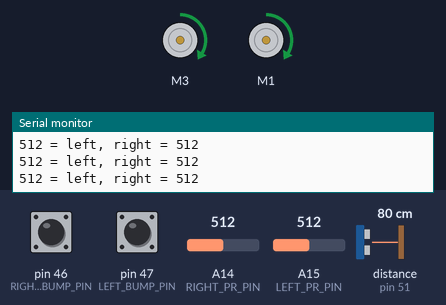
A sketch run on a simulated Arduino Mega 2560, built with avr-gcc and run on an emulated ATmega2560. Parts: 2 × DC motor (green arrow = forward, orange = backward, longer = faster), the last lines printed to the serial monitor. The inputs (shaded band) are chosen by the test bench; at power-on: distance to the obstacle (sensor on pin 51) 80 cm, pin 46 (RIGHT_BUMP_PIN) HIGH, pin 47 (LEFT_BUMP_PIN) HIGH, A14 (RIGHT_PR_PIN) = 512, A15 (LEFT_PR_PIN) = 512. The echo pulse lasts 58.3 µs per cm.

Above: at 3.2 s.
3.3 s: distance to the obstacle (sensor on pin 51) set to 28 cm
6.3 s: distance to the obstacle (sensor on pin 51) set to 24 cm
At 7.4 s:
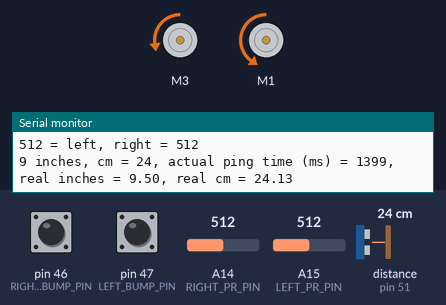
9.3 s: pin 46 (RIGHT_BUMP_PIN) pulled LOW for 1 s
At 9.7 s:
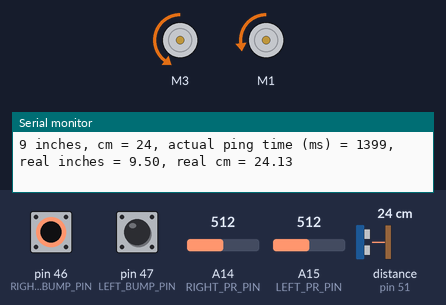
12.3 s: pin 46 (RIGHT_BUMP_PIN) pulled LOW for 3.2 s
17.0 s: pin 47 (LEFT_BUMP_PIN) pulled LOW for 1 s
21.0 s: distance to the obstacle (sensor on pin 51) set to 35 cm
Timing chart, 0 to 23.8 s (numbered marks = the images above; inputs shaded):
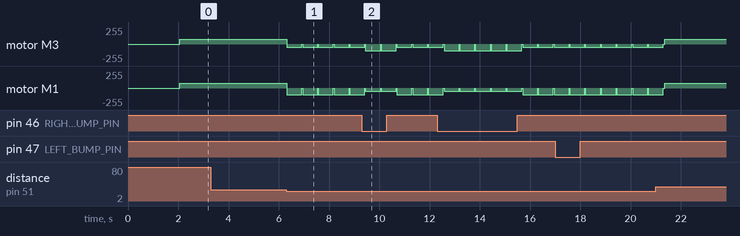

Measured:
- the behaviour switches between 26 and 25 cm on distance to the obstacle (sensor on pin 51) (found by bisection; images 0 and 1)
- after the input at 6.3 s, motor M3: alternates backward 50/255 for 0.60 s and stopped for 0.03 s, starting at once; motor M1: alternates backward 100/255 for 0.60 s and stopped for 0.03 s, starting at once

The sketch:

Sonic_Light_Bump.ino
```cpp
/* B3_08_Sonic.ino

   Drive the TWO-WHEELED Bread Board Bot (BBbot, B^3)
   forward.   When a whisker bump sensor on either side hits something,
   back up and turn slightly away from that direction and resume
   forward path.

   Stop at a specified distance from an object directly ahead.

   Arduino: Arduino Mega 256 v3 Clone
   Motor Shield: Adafruit assembled Motor Shield for Arduino v2
   ---->  http://www.adafruit.com/products/1438

   Programmer: Dave Eslinger; June 13, 2015
   Revisions:
*/
#include <Wire.h>
#include <Adafruit_MotorShield.h>
#include <math.h>
#include <breadboardbot.h>
#include <NewPing.h>

// Create the motor shield object with the default I2C address
Adafruit_MotorShield AFMS = Adafruit_MotorShield();

/* Define Constants */

// IO Pins used
const byte LEFT_BUMP_PIN = 47;    // Define DIGITAL Pins for left
const byte RIGHT_BUMP_PIN = 46;   // and right bump sensors
const byte SONIC_TRIGGER_PIN = 50;
const byte SONIC_ECHO_PIN = 51;
const byte LEFT_PR_PIN = A15;    // Define light sensor pins for left
const byte RIGHT_PR_PIN = A14;   // and right sides
const bool PHOTOTAXIS = true;    // GOes towards light (true) or away (false)
const bool SIMPLE_LOGIC = false; // Use a simple or more complex approach

// Parameters controlling program behavior
// Bump behavior
const byte FORWARD_SPEED = 150;   // Define normal speeds
const byte BACKWARD_SPEED = 100;  // and backup/turn speed
const int  TURN_DURATION = 600;   // Turn length in milliseconds
const byte BASESPEED = 75;       // Base speed.  Light values will reduce this to turn

// Sonic sensor
const float TARGET_DISTANCE_INCHES = 10;
const int MAX_SONIC_DISTANCE = 500;      // cm, optional, 500 cm is default

// Define 'ports' for motors.
const byte LEFT_MOTOR_PORT = 3;
const byte RIGHT_MOTOR_PORT = 1;
// Create pointers to motor control objects
Adafruit_DCMotor *motorLeft = AFMS.getMotor(LEFT_MOTOR_PORT);
Adafruit_DCMotor *motorRight = AFMS.getMotor(RIGHT_MOTOR_PORT);

/* Define new untrasonic sensor with trigger & echo pins and
   the maximum distance to be sensed. */
NewPing sonic(SONIC_TRIGGER_PIN, SONIC_ECHO_PIN, MAX_SONIC_DISTANCE);

void setup(void){
  AFMS.begin();  // create with the default frequency 1.6KHz
  // Turn off all motors to start, just a good habit
  motorLeft->run(RELEASE);
  motorRight->run(RELEASE);
  Serial.begin(9600);  //Begin serial communcation

  /*Set up Bump Pins with Arduino internal pullup resistors
    This will make them always high unless a bump switch is hit,
    which will make a connection to ground and they will read low. */
  pinMode(LEFT_BUMP_PIN,INPUT_PULLUP);
  pinMode(RIGHT_BUMP_PIN,INPUT_PULLUP);

  //  pinMode(SONIC_TRIGGER_PIN,OUTPUT);
  //  pinMode(SONIC_ECHO_PIN,INPUT);
  delay(2000);  // Two second delay to get the robot placed
}

void loop(){
  // Test some of the sonic library functions:
  int inches = sonic.ping_in();
  Serial.print(inches);
  Serial.print(" inches, cm = ");
  Serial.print(sonic.ping_cm());
  Serial.print(", actual ping time (ms) = ");
  int ping_milli = sonic.ping();
  Serial.print(ping_milli);
  Serial.print(", real inches = ");
  Serial.print(Distance_inches(ping_milli));
  Serial.print(", real cm = ");
  Serial.println(Distance_cm(ping_milli));
  // delay(100); // Just to slow things down

  /*  Assuming no switches closed initially.  Drive forward: */
  motorLeft->setSpeed(FORWARD_SPEED);
  motorRight->setSpeed(FORWARD_SPEED);
  while(digitalRead(LEFT_BUMP_PIN) && digitalRead(RIGHT_BUMP_PIN)
	&& Distance_inches(sonic.ping()) > TARGET_DISTANCE_INCHES) {
    /*  First determine the relative light levels and print the
      results out to the serial monitor */
  int leftLight = analogRead(LEFT_PR_PIN);
  int rightLight = analogRead(RIGHT_PR_PIN);
  Serial.print(leftLight);           // We can only write ONE thing
  Serial.print(" = left, right = "); // at a time, therefore it takes
  Serial.println(rightLight);        // three statemens to get our output.

  /* Now that we have some light levels, make each motor's speed
     a function of light level and drive either towards or
     away from the light depending on the value of PHOTOAXIS  */
  if (SIMPLE_LOGIC) {
    motorLeft->setSpeed(map(rightLight, 0, 500, 50, 255));
    motorRight->setSpeed(map(leftLight, 0, 500, 50, 255));
    byte direction;
    if (PHOTOTAXIS) {
      direction = FORWARD;
    }
    else {
      direction = BACKWARD;
    }
    motorLeft->run(direction);
    motorRight->run(direction);
  }
  else {
    /* Find the direction of the strongest light by taking the difference
        between the readings */
    int deltaLight = abs(leftLight - rightLight);
    deltaLight = constrain(deltaLight, 0, BASESPEED);  // Keep that limit between 0 and 50

    byte leftSpeed = BASESPEED;
    byte rightSpeed = BASESPEED;

    if (PHOTOTAXIS) {
      if (leftLight - rightLight > 0) {       // The LEFT side is the brightest,
        leftSpeed = leftSpeed - deltaLight;   // slow down the LEFT side to turn towards it
      }
      else if (leftLight - rightLight < 0 ) { // The RIGHT side is the brightest,
        rightSpeed = rightSpeed - deltaLight; // slow down the RIGHT side to turn towards it
      }
    }
    else {
      if (leftLight - rightLight > 0) {       // The LEFT side is the brightest,
        rightSpeed = rightSpeed - deltaLight; // slow down the RIGHT side to turn away
      }
      else if (leftLight - rightLight < 0 ) { // The Right side is the brightest,
        leftSpeed = leftSpeed - deltaLight;   // slow down the LEFT side to turn away
      }
    }
    motorLeft->setSpeed(leftSpeed);
    motorRight->setSpeed(rightSpeed);
    motorLeft->run(FORWARD);
    motorRight->run(FORWARD);
  }
  }

  /* If you got here, one of the bump switches was closed or B^3 is too
     close to something straight ahead */

  /* First check the LEFT sensor: */
  if(! digitalRead(LEFT_BUMP_PIN)) { // the LEFT side switch was bumped
    motorLeft->setSpeed(BACKWARD_SPEED/2); // Slowly back up and turn to right
    motorRight->setSpeed(BACKWARD_SPEED);
    motorLeft->run(BACKWARD);
    motorRight->run(BACKWARD);
    delay(TURN_DURATION);                  // for specified duration
    motorLeft->run(RELEASE);               // Then stop power to the motors
    motorRight->run(RELEASE);              // and move to next section of code
  }
  /* Then check the right sensor: */
  else if(! digitalRead(RIGHT_BUMP_PIN)) { // the RIGHT side switch was bumped
    motorLeft->setSpeed(BACKWARD_SPEED); // Slowly back up and turn to left
    motorRight->setSpeed(BACKWARD_SPEED/2);
    motorLeft->run(BACKWARD);
    motorRight->run(BACKWARD);
    delay(TURN_DURATION);                 // for specified duration
    motorLeft->run(RELEASE);               // Then stop power to the motors
    motorRight->run(RELEASE);              // and move to next section of code
  }
  /* It must have been the sonar sensor */
  else {
  motorLeft->setSpeed(BACKWARD_SPEED/2); // Slowly back up and turn to right
    motorRight->setSpeed(BACKWARD_SPEED);
    motorLeft->run(BACKWARD);
    motorRight->run(BACKWARD);
    delay(TURN_DURATION);                  // for specified duration
    motorLeft->run(RELEASE);               // Then stop power to the motors
    motorRight->run(RELEASE);              // and move to next section of code

  }

  /*That is all!  Now go back to the beginning of the loop and
     drive straight ahead until somehting is bumped. */
}

/* float Distance_inches(int ping) { */
/*   float inches_per_sec = 13582.67;  // Equivilent to 345 m/s */
/*   return ping * inches_per_sec * 1e-6 *0.5; */
/* } */

/* float Distance_cm(int ping) { */
/*   float cm_per_sec = 34500.;        // Equivilent to 345 m/s */
/*   return ping * cm_per_sec * 1e-6 *0.5; */
/* } */
```
